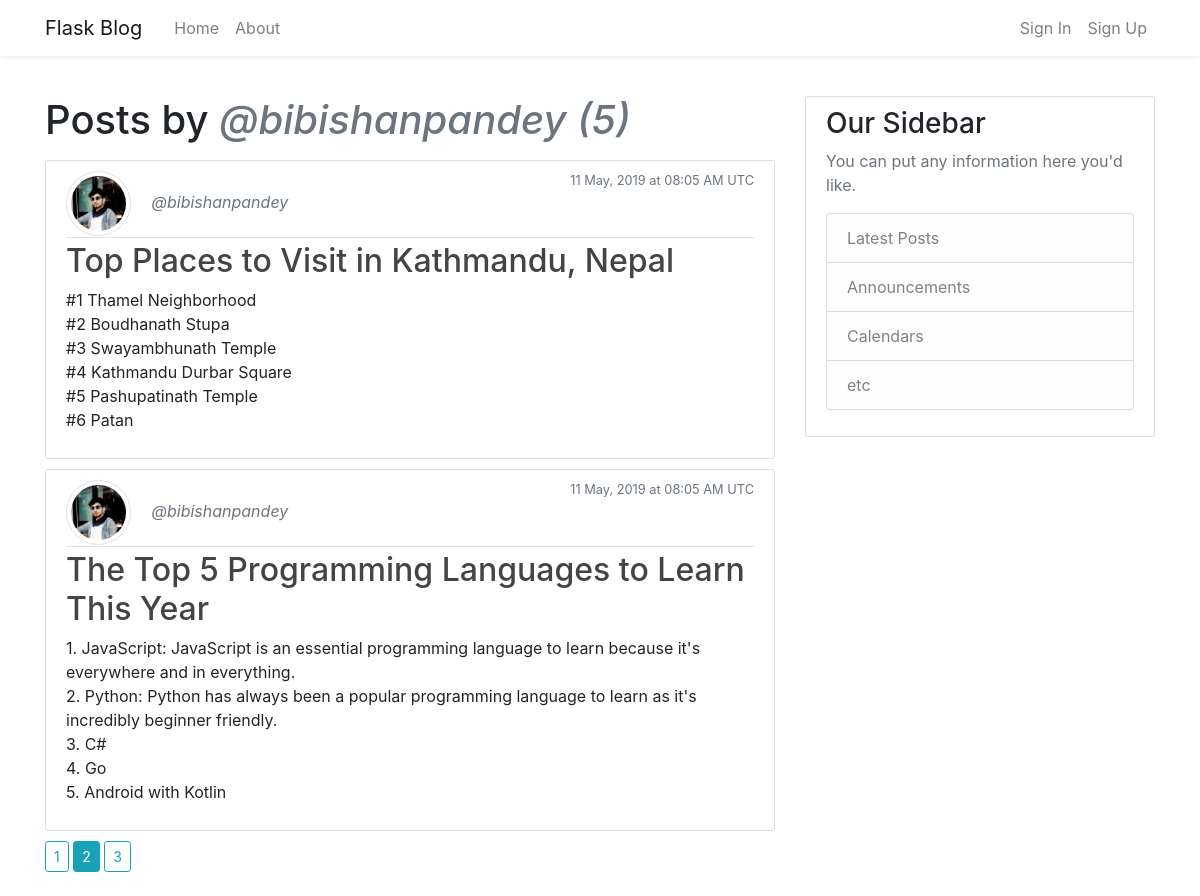
The app's page /user/bibishanpandey?page=2 with its own data.
### flask_blog/models.py (models this page shows, shortened)
class User(db.Model, UserMixin):
    id = db.Column(db.Integer, primary_key = True)
    username = db.Column(db.String(20), unique = True, nullable = False)
    email = db.Column(db.String(120), unique = True, nullable = False)
    image_file = db.Column(db.String(20), nullable = False, default = 'default.png')
    password = db.Column(db.String(60), nullable = False)
    posts = db.relationship('Post', backref = 'author', lazy = True)

class Post(db.Model):
    id = db.Column(db.Integer, primary_key = True)
    title = db.Column(db.String(100), nullable = False)
    date_posted = db.Column(db.DateTime, nullable = False, default = datetime.utcnow)
    content = db.Column(db.Text, nullable = False)
    user_id = db.Column(db.Integer, db.ForeignKey('user.id'), nullable = False)

### flask_blog/routes.py (the view)
@app.route("/user/<string:username>")
def user_posts(username):
    page = request.args.get('page', 1, type=int)
    user = User.query.filter_by(username=username).first_or_404()
    posts = Post.query.filter_by(author=user)\
        .order_by(Post.date_posted.desc())\
        .paginate(page=page, per_page=2)
    return render_template('user_posts.html', posts=posts, user=user)

### flask_blog/templates/user_posts.html
{% extends 'layout.html' %}
{% block content %}
    <h1 class="mb-3">Posts by <span class="text-muted font-italic">@{{ user.username }} ({{ posts.total }})</span></h1>
    {% for post in posts.items %}
        <article class="media content-section">
            <div class="media-body">
                <div class="article-metadata">
                    <img class="rounded-circle article-img img-thumbnail" src="{{ url_for('static', filename = 'images/' + post.author.image_file) }}">
                    <a class="mr-2 text-muted font-italic" href="{{ url_for('user_posts', username = post.author.username) }}">@{{ post.author.username }}</a>
                    <small class="text-muted float-right">{{ post.date_posted.strftime('%d %B, %Y at %H:%m %p UTC') }}</small>
                </div>
                <h2><a class="article-title" href="{{ url_for('post', post_id = post.id) }}">{{ post.title }}</a></h2>
                <p class="article-content">{{ post.content }}</p>
            </div>
        </article>
    {% endfor %}
    {% for page_num in posts.iter_pages(left_edge=1, right_edge=1, left_current=1, right_current=2) %}
        {% if page_num %}
            {% if posts.page == page_num %}
                <a class="btn btn-sm btn-info mb-4" href="{{ url_for('user_posts', username=user.username , page=page_num) }}">{{ page_num }}</a>
            {% else %}
                <a class="btn btn-sm btn-outline-info mb-4" href="{{ url_for('user_posts', username=user.username, page = page_num) }}">{{ page_num }}</a>
            {% endif %}
        {% else %}
            ...
        {% endif %}
    {% endfor %}
{% endblock content %}

### flask_blog/static/css/main.css (style rules this page uses)
.content-section { background: #ffffff; padding: 10px 20px; border: 1px solid #dddddd; border-radius: 3px; margin-bottom: 10px; }
.article-title { color: #444444; }
.article-content { white-space: pre-line; }
.article-img { height: 65px; width: 65px; margin-right: 16px; }
.article-metadata { padding-bottom: 1px; margin-bottom: 4px; border-bottom: 1px solid #e3e3e3 }

### records on screen
User: username "bibishanpandey"
Post: image_file (picture), author.username "bibishanpandey", date_posted "11 May, 2019 at 08:05 AM UTC", title "Top Places to Visit in Kathmandu, Nepal", content "#1 Thamel Neighborhood #2 Boudhanath Stupa #3 Swayambhunath Temple #4 Kathmandu Durbar Square #5 Pashupatinath Temple #6 Patan"
Post: image_file (picture), author.username "bibishanpandey", date_posted "11 May, 2019 at 08:05 AM UTC", title "The Top 5 Programming Languages to Learn This Year", content "1. JavaScript: JavaScript is an essential programming language to learn because it's everywhere and in everything. 2. Python: Python has always been a popular programming language to learn as it's incredibly beginner friendly. 3. C# 4. Go 5. Android with Kotlin"

### other values on screen
{{ posts.total }} "5"
{{ page_num }} "1" "3"
{{ page_num }} "2"
